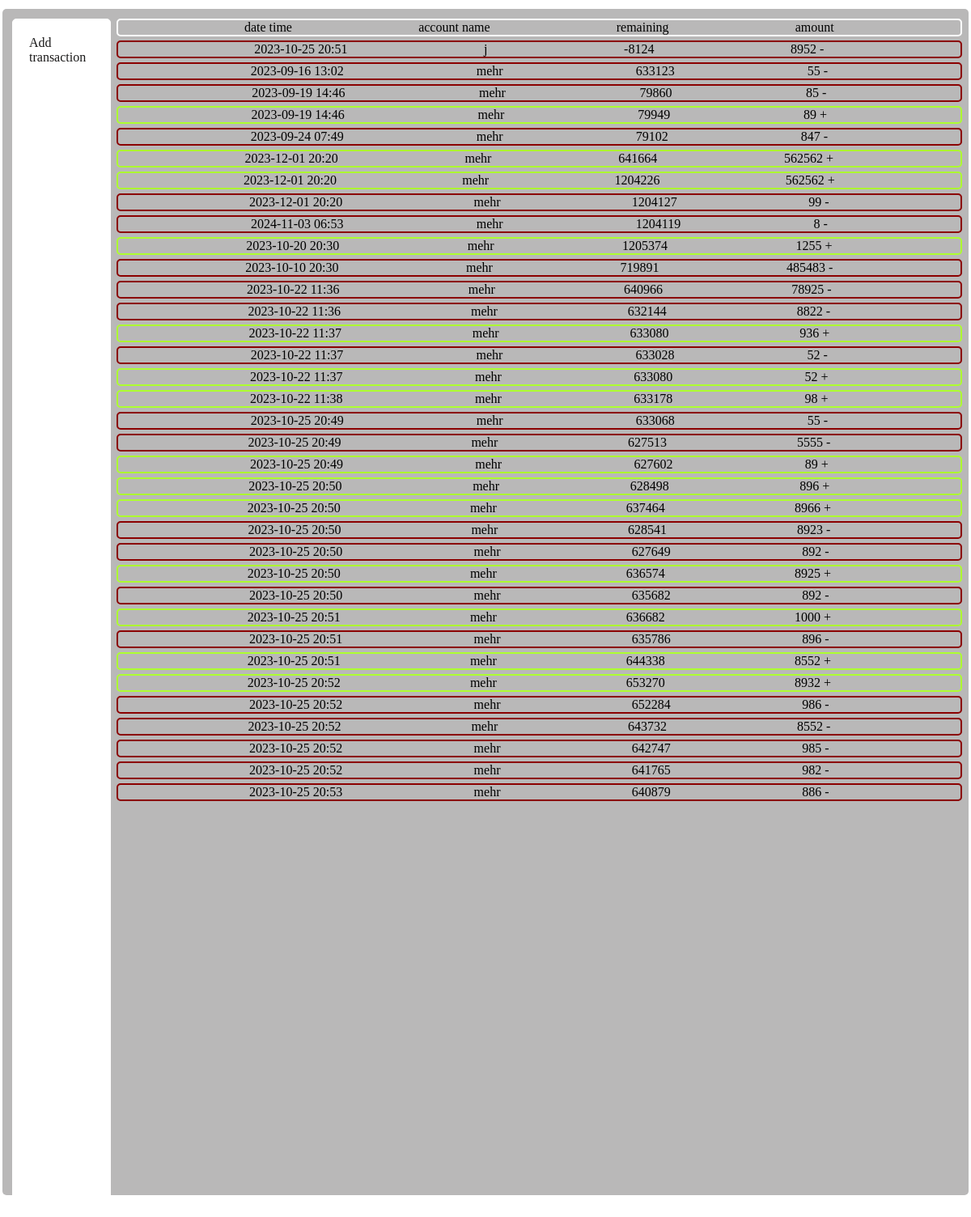
Page /accounting/transactoin/ (signed in) on the committed database.
### apps/Bank_Account/models.py (models this page shows, shortened)
class Accounting_Document(models.Model):
    account = models.ForeignKey(Bank_Account, on_delete=models.CASCADE)
    amount = models.IntegerField()
    type_chose = [
        ("debit", "debit"),
        ("credit", "credit"),
    ]
    type = models.CharField(choices=type_chose, max_length=20, null=True)
    datetime = models.DateTimeField(null=True)
    remaining = models.IntegerField(null=True, blank=True)

class Bank_Account(models.Model):
    account_number_validator = RegexValidator(
        regex=r'^\d{4}-\d{4}-\d{4}-\d{4}$',
        message='Enter a valid account number in the format XXXX-XXXX-XXXX-XXXX.'
    )
    id = models.UUIDField(
        primary_key=True,
        default=uuid.uuid1,
        editable=False)
    user = models.ForeignKey(User, on_delete=models.CASCADE)
    name = models.CharField(max_length=100)
    accountNumber = models.CharField(max_length=16, unique=True)  # Replace with your desired minimum value
    cash = models.IntegerField()

### apps/Bank_Account/views.py (the view)
# urls.py: path('transactoin/', views.Transaction.as_view(), name='transactionsview'),
class Transaction(TemplateView):
    template_name = 'show_transaction.html'
    def get_context_data(self, *args, **kwargs):
        context = super(Transaction, self).get_context_data(*args, **kwargs)
        accs = Bank_Account.objects.filter(user=self.request.user)
        transact = Accounting_Document.objects.filter(account__in=accs)
        context['transactions'] = transact
        return context

### apps/Bank_Account/templates/show_transaction.html (shortened to what this page needs)
{% extends 'base.html' %}
{% load static %}
{% block content %}
    <link rel="stylesheet" href="{% static 'style.css' %}">
    <link rel="stylesheet" href="{% static 'sub_menu.css' %}">
    <link rel="stylesheet" href="{% static 'styletransaction.css' %}">
    <div class="flex_container" id="listaccountload">
        <div class="sub_navbar">
            <ul class="sub_link">
                <li>
                    <a href="{% url 'formtransaction' %}">Add transaction</a>
                </li>
            </ul>
        </div>
        <div class="body_submenu">
            <div class="list_public center">
                <span class="center">date time</span>
                <span class="center">  account name</span>
                <span class="center">remaining</span>
                <span class="center">amount</span>
            </div>
            {% for act in transactions %}
                <div class="list_public center {{ act.type }}">
                    <span class="center">{{ act.datetime|date:"Y-m-d H:i" }}</span>
                    <span class="center">  {{ act.account.name }}</span>
                    <span class="center">{{ act.remaining }}</span>
                    <span class="center">{{ act.amount }}
                        {% if act.type == 'debit' %}
                            -
                        {% elif act.type == 'credit' %}
                            +
                        {% endif %}
            </span>
                </div>
            {% endfor %}
        </div>
    </div>
{% endblock %}

### apps/style_app/templates/base.html (shortened to what this page needs)
{% load render_partial %}
{% load static %}
<link href="{% static 'header.css' %}" rel="stylesheet">
<div class="body">
    {% block content %}
    {% endblock %}
</div>
</body>
</html>

### apps/style_app/static/header.css (style rules this page uses)
* { margin: 0; padding: 0; }
.body { height: 88%; background-color: #b9b8b8; padding: 1% 1%; width: 97.5%; margin: 0.9% auto; border-radius: 5px; overflow-y: auto; }

### apps/Bank_Account/static/style.css (style rules this page uses)
.flex_container { display: flex; flex-direction: row; justify-content: space-between; }
.center { text-align: center; }

### apps/Bank_Account/static/sub_menu.css (style rules this page uses)
.sub_navbar { background-color: white; border: white 1px solid; margin-bottom: 1%; border-radius: 5px; }
.sub_link { padding: 20px; display: flex; gap: 2rem; list-style: none; }
.sub_link a { text-decoration: none; color: #1a1919; font-size: 1rem; }
.sub_navbar { height: 100vh; width: 10vw; }
.body_submenu { width: 89% ; }
.list_public { width: 100%; display: flex; flex-direction: row; justify-content: space-evenly; border: white 2px solid; border-radius: 5px; margin-bottom: 5px; }

### apps/Bank_Account/static/styletransaction.css (style rules this page uses)
.credit { border-color: greenyellow; }
.debit { border-color: darkred; }

### rows in the picture
Accounting_Document: datetime "2023-10-25 20:51", account.name "j", remaining "-8124", amount "8952"
Accounting_Document: datetime "2023-09-16 13:02", account.name "mehr", remaining "633123", amount "55"
Accounting_Document: datetime "2023-09-19 14:46", account.name "mehr", remaining "79860", amount "85"
Accounting_Document: datetime "2023-09-19 14:46", account.name "mehr", remaining "79949", amount "89"
Accounting_Document: datetime "2023-09-24 07:49", account.name "mehr", remaining "79102", amount "847"
Accounting_Document: datetime "2023-12-01 20:20", account.name "mehr", remaining "641664", amount "562562"
Accounting_Document: datetime "2023-12-01 20:20", account.name "mehr", remaining "1204226", amount "562562"
Accounting_Document: datetime "2023-12-01 20:20", account.name "mehr", remaining "1204127", amount "99"
Accounting_Document: datetime "2024-11-03 06:53", account.name "mehr", remaining "1204119", amount "8"
Accounting_Document: datetime "2023-10-20 20:30", account.name "mehr", remaining "1205374", amount "1255"
Accounting_Document: datetime "2023-10-10 20:30", account.name "mehr", remaining "719891", amount "485483"
Accounting_Document: datetime "2023-10-22 11:36", account.name "mehr", remaining "640966", amount "78925"
Accounting_Document: datetime "2023-10-22 11:36", account.name "mehr", remaining "632144", amount "8822"
Accounting_Document: datetime "2023-10-22 11:37", account.name "mehr", remaining "633080", amount "936"
Accounting_Document: datetime "2023-10-22 11:37", account.name "mehr", remaining "633028", amount "52"
Accounting_Document: datetime "2023-10-22 11:37", account.name "mehr", remaining "633080", amount "52"
Accounting_Document: datetime "2023-10-22 11:38", account.name "mehr", remaining "633178", amount "98"
Accounting_Document: datetime "2023-10-25 20:49", account.name "mehr", remaining "633068", amount "55"
Accounting_Document: datetime "2023-10-25 20:49", account.name "mehr", remaining "627513", amount "5555"
Accounting_Document: datetime "2023-10-25 20:49", account.name "mehr", remaining "627602", amount "89"
Accounting_Document: datetime "2023-10-25 20:50", account.name "mehr", remaining "628498", amount "896"
Accounting_Document: datetime "2023-10-25 20:50", account.name "mehr", remaining "637464", amount "8966"
Accounting_Document: datetime "2023-10-25 20:50", account.name "mehr", remaining "628541", amount "8923"
Accounting_Document: datetime "2023-10-25 20:50", account.name "mehr", remaining "627649", amount "892"
Accounting_Document: datetime "2023-10-25 20:50", account.name "mehr", remaining "636574", amount "8925"
Accounting_Document: datetime "2023-10-25 20:50", account.name "mehr", remaining "635682", amount "892"
Accounting_Document: datetime "2023-10-25 20:51", account.name "mehr", remaining "636682", amount "1000"
Accounting_Document: datetime "2023-10-25 20:51", account.name "mehr", remaining "635786", amount "896"
Accounting_Document: datetime "2023-10-25 20:51", account.name "mehr", remaining "644338", amount "8552"
Accounting_Document: datetime "2023-10-25 20:52", account.name "mehr", remaining "653270", amount "8932"
Accounting_Document: datetime "2023-10-25 20:52", account.name "mehr", remaining "652284", amount "986"
Accounting_Document: datetime "2023-10-25 20:52", account.name "mehr", remaining "643732", amount "8552"
Accounting_Document: datetime "2023-10-25 20:52", account.name "mehr", remaining "642747", amount "985"
Accounting_Document: datetime "2023-10-25 20:52", account.name "mehr", remaining "641765", amount "982"
Accounting_Document: datetime "2023-10-25 20:53", account.name "mehr", remaining "640879", amount "886"
